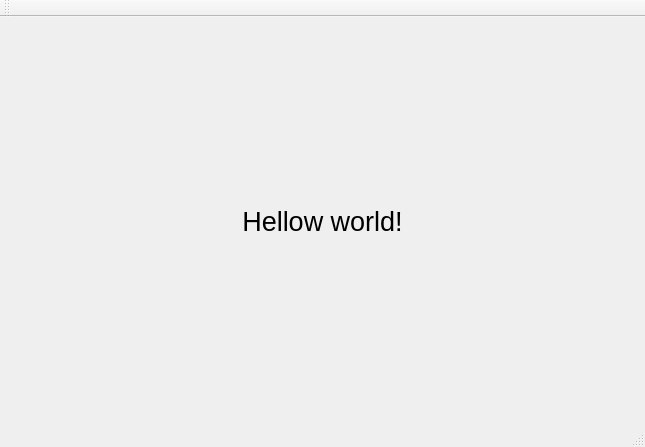
<?xml version="1.0" encoding="UTF-8"?>
<ui version="4.0">
 <class>MainWindow</class>
 <widget class="QMainWindow" name="MainWindow">
  <property name="geometry">
   <rect>
    <x>0</x>
    <y>0</y>
    <width>645</width>
    <height>447</height>
   </rect>
  </property>
  <property name="windowTitle">
   <string>MainWindow</string>
  </property>
  <widget class="QWidget" name="centralWidget">
   <layout class="QVBoxLayout" name="verticalLayout">
    <item>
     <widget class="QLabel" name="label">
      <property name="font">
       <font>
        <pointsize>20</pointsize>
       </font>
      </property>
      <property name="text">
       <string>Hellow world!</string>
      </property>
      <property name="alignment">
       <set>Qt::AlignCenter</set>
      </property>
     </widget>
    </item>
   </layout>
  </widget>
  <widget class="QMenuBar" name="menuBar">
   <property name="geometry">
    <rect>
     <x>0</x>
     <y>0</y>
     <width>645</width>
     <height>22</height>
    </rect>
   </property>
  </widget>
  <widget class="QToolBar" name="mainToolBar">
   <attribute name="toolBarArea">
    <enum>TopToolBarArea</enum>
   </attribute>
   <attribute name="toolBarBreak">
    <bool>false</bool>
   </attribute>
  </widget>
  <widget class="QStatusBar" name="statusBar"/>
 </widget>
 <layoutdefault spacing="6" margin="11"/>
 <resources/>
 <connections/>
</ui>
